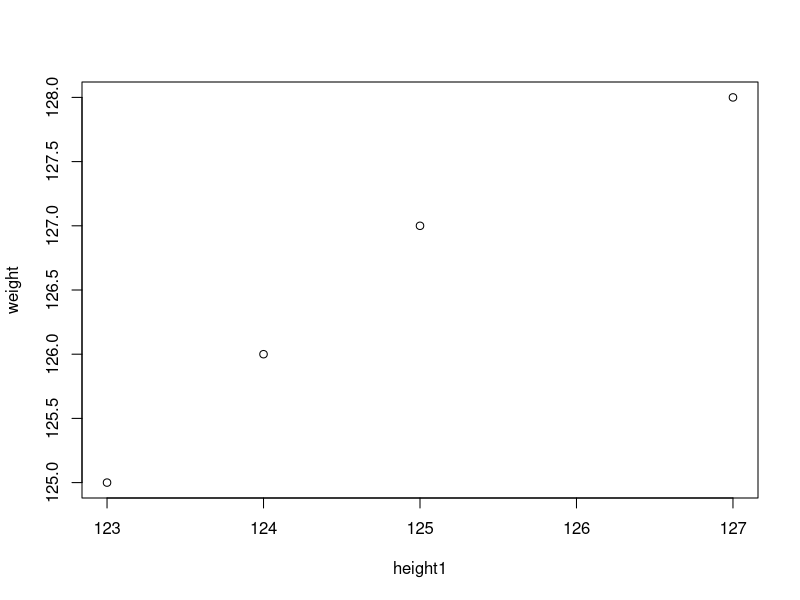
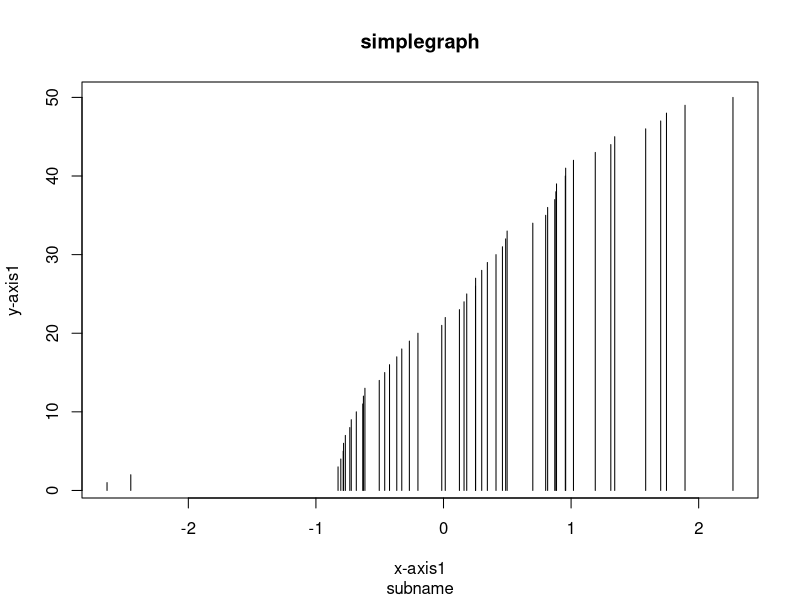
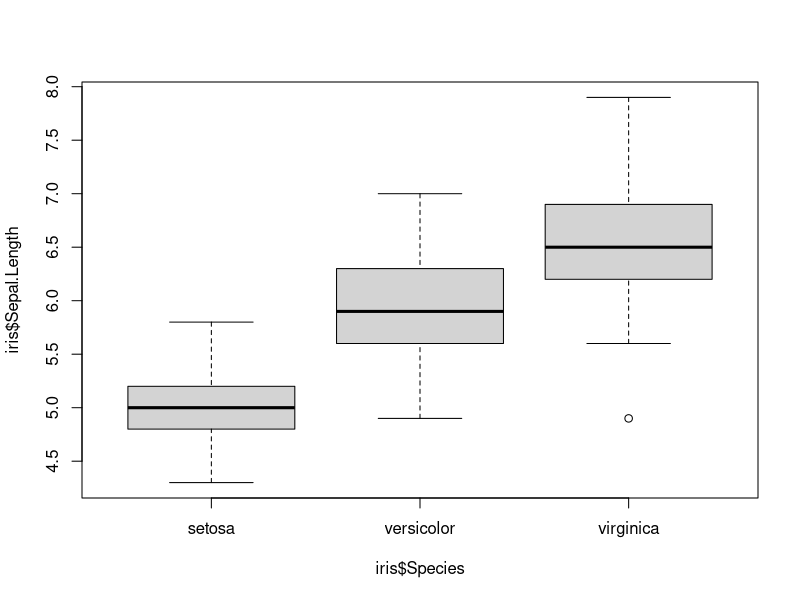
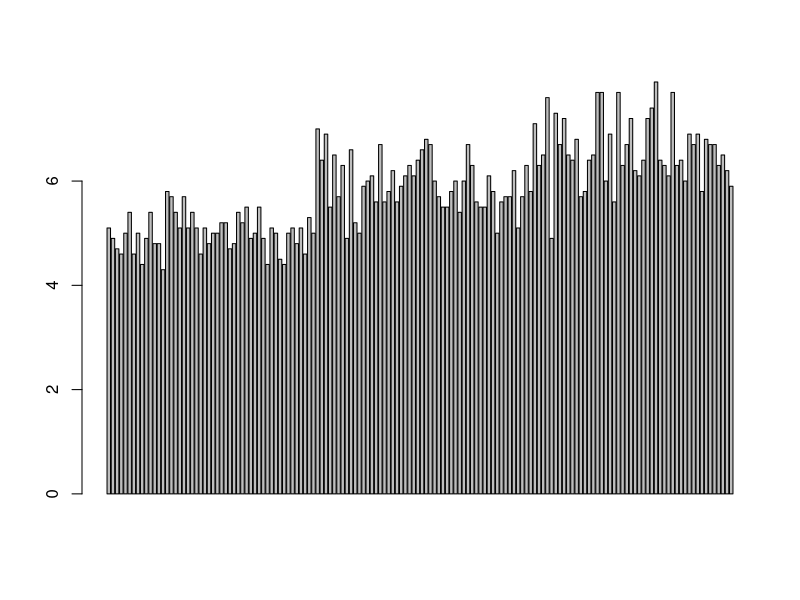
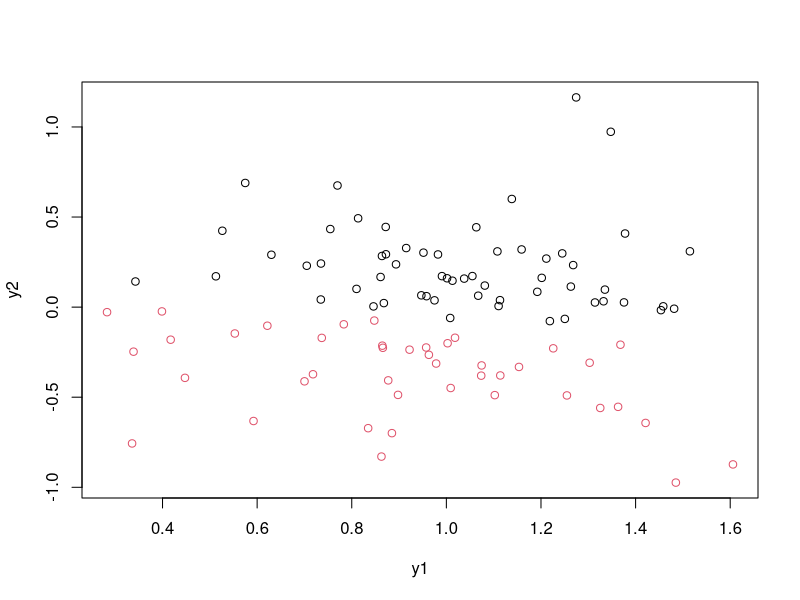

Write the R code that produced these figures, in order.
height<-c(123,124,125,127)
weight<-c(125,126,127,128)
plot(height,weight,xlab="height1",ylab="weight")


x<-sort(rnorm(50))
y<-c(1:50)
plot(x,y,xlab="x-axis1",ylab="y-axis1",type="h",main="simplegraph",sub="subname")

points(x,cex=0.5,col="dark red")


head(iris)
boxplot(iris$Sepal.Length ~ iris$Species)

head(iris)
barplot(iris$Sepal.Length)
png("barplotting for sepallength.png",width=400,height=400,res=72)


z<-data.frame(y1=rnorm(100,1,0.3),y2=rnorm(100,0,0.4))
ch<-kmeans(z,2,iter.max= 15,nstart =1)
plot(z,col=ch$cluster)


